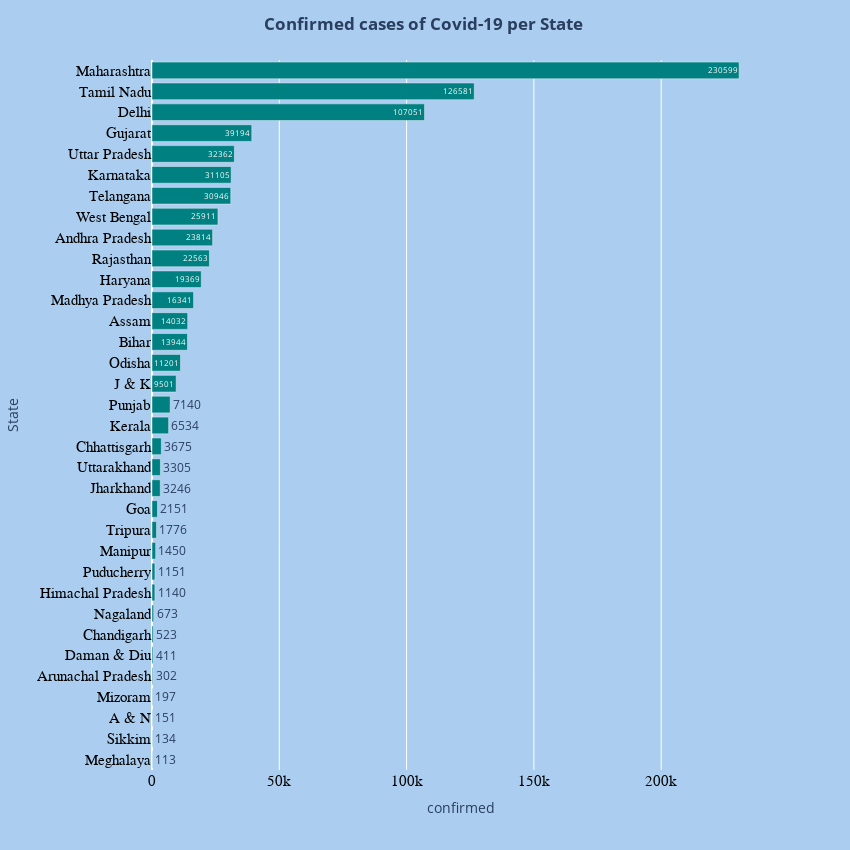

Notebook source saved alongside this figure:
### Code cell
confirmed = merged.sort_values('confirmed', ascending = True)
#confirmed
highc = confirmed.tail(10)
lowc = confirmed.head(10)

fig = px.bar(confirmed, x="confirmed", y="State", orientation='h', text = 'confirmed')
fig.update_layout(
    title_text='<b>Confirmed cases of Covid-19 per State <b>',
    title_x=0.5,
    paper_bgcolor='#abcdef',
    plot_bgcolor = "#abcdef",
    autosize=False,
    width= 850,
    height=850)

fig.update_traces(marker_color='teal')
fig.update_xaxes(tickfont=dict(family='Rockwell', color='black', size=15))
fig.update_yaxes(tickfont=dict(family='Rockwell', color='black', size=15))
fig.show()

### Figure 1 — Plotly figure (JSON) as saved in the notebook; plotly's stock layout.template omitted (floating-point values rounded to 4 significant figures)
{"data": [{"alignmentgroup": "True", "hovertemplate": "confirmed=%{text}<br>State=%{y}<extra></extra>", "legendgroup": "", "marker": {"color": "teal"}, "name": "", "offsetgroup": "", "orientation": "h", "showlegend": false, "text": [113, 134, 151, 197, 302, 411, 523, 673, 1140, 1151, 1450, 1776, 2151, 3246, 3305, 3675, 6534, 7140, 9501, 11201, 13944, 14032, 16341, 19369, 22563, 23814, 25911, 30946, 31105, 32362, 39194, 107051, 126581, 230599], "textposition": "auto", "type": "bar", "x": [113, 134, 151, 197, 302, 411, 523, 673, 1140, 1151, 1450, 1776, 2151, 3246, 3305, 3675, 6534, 7140, 9501, 11201, 13944, 14032, 16341, 19369, 22563, 23814, 25911, 30946, 31105, 32362, 39194, 107051, 126581, 230599], "xaxis": "x", "y": ["Meghalaya", "Sikkim", "A & N", "Mizoram", "Arunachal Pradesh", "Daman & Diu", "Chandigarh", "Nagaland", "Himachal Pradesh", "Puducherry", "Manipur", "Tripura", "Goa", "Jharkhand", "Uttarakhand", "Chhattisgarh", "Kerala", "Punjab", "J & K", "Odisha", "Bihar", "Assam", "Madhya Pradesh", "Haryana", "Rajasthan", "Andhra Pradesh", "West Bengal", "Telangana", "Karnataka", "Uttar Pradesh", "Gujarat", "Delhi", "Tamil Nadu", "Maharashtra"], "yaxis": "y"}], "layout": {"autosize": false, "barmode": "relative", "height": 850, "legend": {"tracegroupgap": 0}, "margin": {"t": 60}, "paper_bgcolor": "#abcdef", "plot_bgcolor": "#abcdef", "title": {"text": "<b>Confirmed cases of Covid-19 per State <b>", "x": 0.5}, "width": 850, "xaxis": {"anchor": "y", "domain": [0, 1], "tickfont": {"color": "black", "family": "Rockwell", "size": 15}, "title": {"text": "confirmed"}}, "yaxis": {"anchor": "x", "domain": [0, 1], "tickfont": {"color": "black", "family": "Rockwell", "size": 15}, "title": {"text": "State"}}}}
